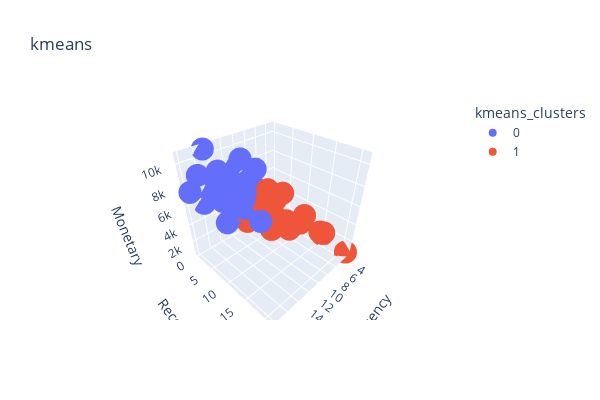

The cell this chart's notebook holds for it:
### Code cell
df_rfm["kmeans_clusters"] = df_rfm["kmeans_clusters"].astype("str")
px.scatter_3d(data_frame=df_rfm,z="Monetary",y="Recency",x="Frequency",color="kmeans_clusters",title="kmeans",height=400,width=600)

### Figure 1 — Plotly figure (JSON) as saved in the notebook; plotly's stock layout.template omitted (floating-point values rounded to 4 significant figures)
{"data": [{"hovertemplate": "kmeans_clusters=0<br>Frequency=%{x}<br>Recency=%{y}<br>Monetary=%{z}<extra></extra>", "legendgroup": "0", "marker": {"color": "#636efa", "symbol": "circle"}, "mode": "markers", "name": "0", "scene": "scene", "showlegend": true, "type": "scatter3d", "x": [9, 14, 13, 15, 16, 11, 12, 12, 12, 11, 12, 17, 15, 9, 11, 11, 12, 11, 10, 12, 8, 13, 8, 11, 18, 11, 12, 9, 11, 16, 14, 12, 16, 14, 10, 12, 14, 13, 16, 12, 10, 8, 12, 11, 7, 12, 15, 9, 11, 13, 9, 10, 12, 11, 10, 10], "y": [1, 2, 11, 0, 0, 1, 5, 2, 0, 0, 5, 2, 0, 0, 0, 1, 1, 2, 5, 0, 1, 3, 2, 0, 1, 1, 0, 1, 0, 6, 3, 0, 7, 2, 1, 0, 0, 0, 5, 0, 0, 0, 1, 2, 0, 2, 5, 3, 3, 3, 0, 1, 1, 4, 1, 1], "z": [6319.0, 8098.0, 5466.0, 6866.0, 5739.0, 4101.0, 5048.0, 5281.0, 6584.0, 3914.0, 6032.0, 9147.0, 10670.0, 6555.0, 8461.0, 6588.0, 6713.0, 5562.0, 5290.0, 3605.0, 4885.0, 7922.0, 7580.0, 2915.0, 7665.0, 4831.0, 6999.0, 4659.0, 3179.0, 9970.0, 7831.0, 6471.0, 5375.0, 5777.0, 8894.0, 7331.0, 7809.0, 5041.0, 9410.0, 6804.0, 4124.0, 5114.0, 7101.0, 5734.0, 4636.0, 6003.0, 7443.0, 6123.0, 6451.0, 7370.0, 5272.0, 4826.0, 4206.0, 6534.0, 3546.0, 5783.0]}, {"hovertemplate": "kmeans_clusters=1<br>Frequency=%{x}<br>Recency=%{y}<br>Monetary=%{z}<extra></extra>", "legendgroup": "1", "marker": {"color": "#EF553B", "symbol": "circle"}, "mode": "markers", "name": "1", "scene": "scene", "showlegend": true, "type": "scatter3d", "x": [8, 6, 3, 8, 8, 7, 6, 6, 8, 9, 5, 3, 7, 9, 8, 6, 7, 9, 9, 9, 6, 9, 8, 8, 8, 4, 7, 6, 7, 10, 10, 9, 7, 8, 8, 10, 10, 9, 10, 9, 7, 10, 5, 9], "y": [2, 5, 15, 2, 8, 2, 7, 13, 3, 2, 2, 21, 4, 3, 6, 17, 3, 3, 3, 7, 4, 4, 5, 5, 4, 1, 3, 12, 2, 2, 8, 3, 1, 8, 3, 7, 5, 7, 14, 8, 5, 2, 17, 12], "z": [4313.0, 4148.0, 1171.0, 3740.0, 3341.0, 1797.0, 5346.0, 4135.0, 3497.0, 2505.0, 2697.0, 633.4, 3519.0, 3537.0, 3990.0, 3247.0, 2890.0, 2938.0, 3365.0, 6118.0, 2067.0, 3955.0, 5220.0, 4637.0, 1860.0, 3406.0, 2775.0, 2944.0, 3813.0, 3144.0, 5108.0, 3588.0, 2397.0, 5737.0, 4591.0, 5559.0, 3069.0, 6594.0, 4306.0, 2212.0, 2505.0, 2024.0, 2746.0, 4344.0]}], "layout": {"height": 400, "legend": {"title": {"text": "kmeans_clusters"}, "tracegroupgap": 0}, "scene": {"domain": {"x": [0, 1], "y": [0, 1]}, "xaxis": {"title": {"text": "Frequency"}}, "yaxis": {"title": {"text": "Recency"}}, "zaxis": {"title": {"text": "Monetary"}}}, "title": {"text": "kmeans"}, "width": 600}}
